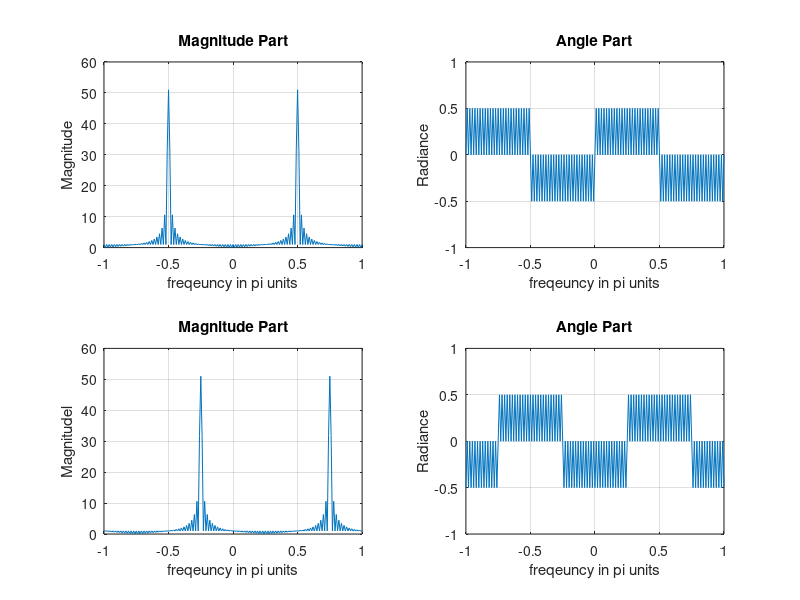

Source code (MATLAB):
% Properties of DTFT # 4 Frequency Shifting

clc; clear; close all;
n = 0:100; % sample index
k = -100:100; w = (pi/100)*k; % for considering

x = cos(pi*n/2); % signal
X = x * (exp(-j*pi/100)).^(n'*k); % x의 DTFT

y = exp(j*pi*n/4).*x; % signal
Y = y * (exp(-j*pi/100)).^(n'*k); % y의 DTFT

magX = abs(X); angX = angle(X);
magY = abs(Y); angY = angle(Y);

subplot(2, 2, 1); plot(w/pi, magX); grid; axis([-1, 1, 0, 60]);
xlabel('freqeuncy in pi units'); title('Magnitude Part'); ylabel('Magnitude')

subplot(2, 2, 2); plot(w/pi, angX/pi); grid; axis([-1, 1, -1, 1]);
xlabel('freqeuncy in pi units'); title('Angle Part'); ylabel('Radiance')

subplot(2, 2, 3); plot(w/pi, magY); grid; axis([-1, 1, 0, 60]);
xlabel('freqeuncy in pi units'); title('Magnitude Part'); ylabel('Magnitudel')

subplot(2, 2, 4); plot(w/pi, angY/pi); grid; axis([-1, 1, -1, 1]);
xlabel('freqeuncy in pi units'); title('Angle Part'); ylabel('Radiance')
